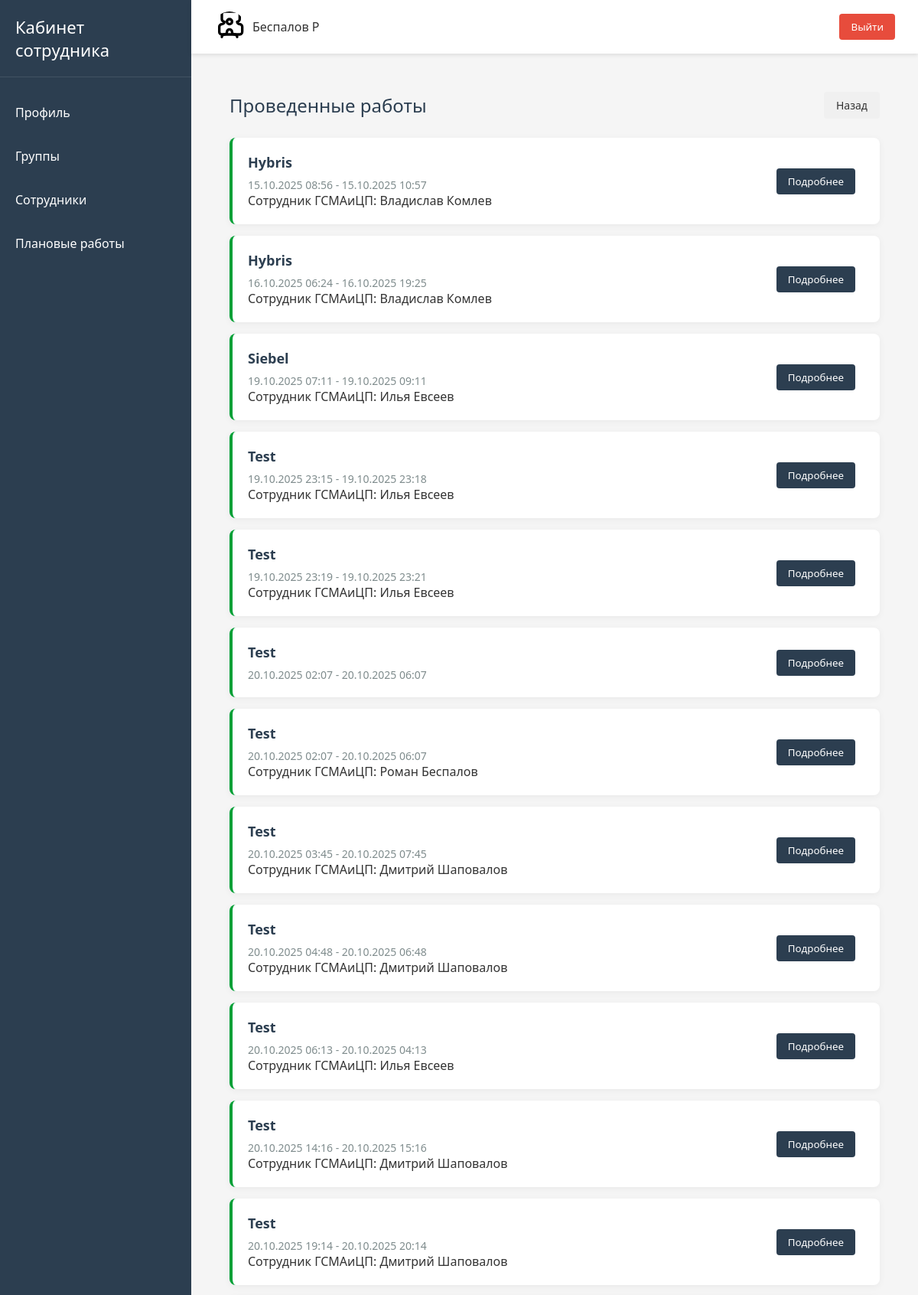
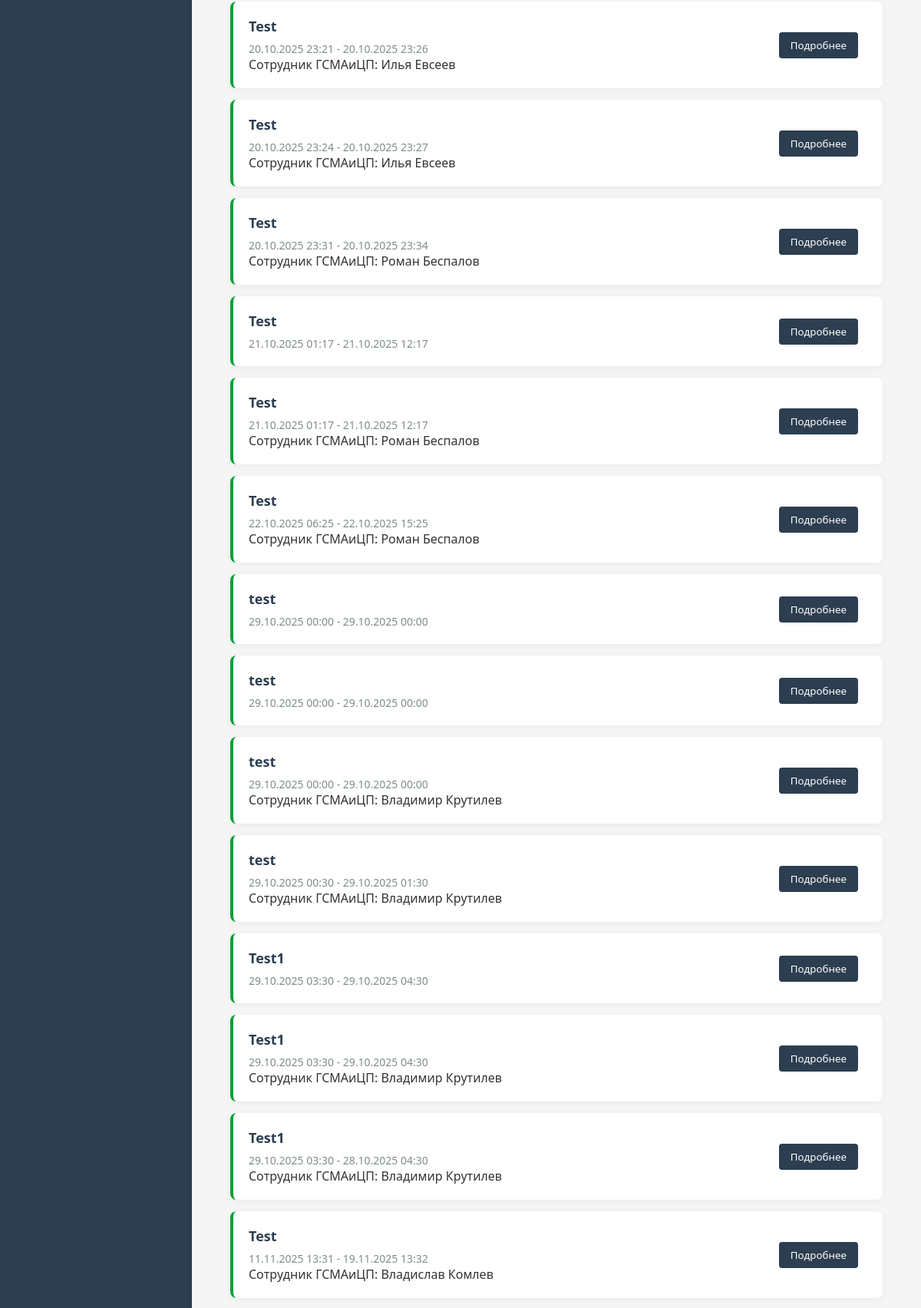
/downtime/history/ (signed in, upper part), run on the app's committed database (2 pictures, top to bottom).
### users/models.py (models this page shows, shortened)
class User(AbstractUser):
    email = models.EmailField("Email", unique=True)
    job_title = models.CharField("Должность", max_length=100)
    personnel_number = models.CharField(
        "Табельный номер",
        max_length=20,
        unique=True
    )
    group_job = models.ManyToManyField(
        "GroupJob",
        verbose_name="Группа сотрудника",
        related_name="users"
    )
    is_main = models.BooleanField("Босс этой качалки", default=False)
    USERNAME_FIELD = "username"
    REQUIRED_FIELDS = []
    objects = CustomUserManager()

### downtimes/models.py (models this page shows, shortened)
class Downtime(models.Model):
    service = models.CharField("Сервис", max_length=50)
    start_downtime = models.DateTimeField(
        "Дата и время начала работ",
        validators=(check_date,)
    )
    end_downtime = models.DateTimeField(
        "Дата и время окончания работ",
        validators=(check_date,)
    )
    gsma_employee = models.ForeignKey(
        User,
        on_delete=models.SET_NULL,
        null=True,
        related_name="downtimes",
        verbose_name="Сотрудник от ГСМАиЦП"
    )
    link_task = models.URLField("Ссылка на задачу", max_length=150)
    description = models.TextField("Описание")
    created_at = models.DateTimeField(
        "Дата создания записи",
        auto_now_add=True
    )
    class Meta:
        verbose_name = "Проведение работ на сервисе"
        verbose_name_plural = "Проведение работ на сервисе"
        ordering = ("start_downtime",)
        constraints = [
            models.UniqueConstraint(
                fields=[
                    "gsma_employee",
                    "service",
                    "start_downtime",
                    "end_downtime"
                ],
                name='unique_downtime'
            )
        ]

### downtimes/views.py (the view)
# urls.py: path("history/", views.history_downtimes, name="history_downtime")
@login_required
def history_downtimes(request):
    downtimes = Downtime.objects.filter(start_downtime__lt=timezone.now())
    context = {"downtimes": downtimes}
    return render(request, "downtime/history_downtime.html", context)

### templates/downtime/history_downtime.html (shortened to what this page needs)
{% extends "base.html" %}
{% load static %}
{% block content %}
<div class="downtimes-container">
    <div class="downtimes-header">
        <h1 class="downtimes-title">Проведенные работы</h1>
        <a href="{% url 'downtimes:downtime' %}" class="detail-btn back-btn">
            Назад
        </a>
    </div>
    <div class="downtimes-list">
        {% for downtime in downtimes %}
        <div class="downtime-history-card">
            <div class="downtime-info">
                <div class="downtime-service">
                    {{ downtime.service }}
                </div>
                <div class="downtime-period">
                    {{ downtime.start_downtime|date:"d.m.Y H:i" }} - {{ downtime.end_downtime|date:"d.m.Y H:i" }}
                </div>
                {% if downtime.gsma_employee %}
                <div class="downtime-employee">
                    Сотрудник ГСМАиЦП: {{ downtime.gsma_employee.get_full_name|default:downtime.gsma_employee.username }}
                </div>
                {% endif %}
            </div>
            <div class="downtime-status">
                <a href="{% url 'downtimes:downtime_detail' downtime.id %}?from_history=true">
                    <button class="profile-btn">Подробнее</button>
                </a>
            </div>
        </div>
        {% endfor %}
    </div>
</div>
{% endblock %}

### templates/header.html (shortened to what this page needs)
<header class="header">
    <div class="user-info">
        <img alt="User">
        <span>{{ user.last_name }} {{ user.first_name|slice:":1" }}</span>
    </div>
    <form action="{% url 'users:logout' %}" method="post" class="logout-form">
        <button class="logout-btn">Выйти</button>
    </form>
</header>

### static/css/main.css (style rules this page uses)
* { margin: 0; padding: 0; box-sizing: border-box; font-family: 'Segoe UI', Tahoma, Geneva, Verdana, sans-serif; }
body { display: flex; min-height: 100vh; background-color: #f5f5f5; color: #333; }

### static/css/header.css (style rules this page uses)
.header { background-color: white; padding: 15px 30px; display: flex; justify-content: space-between; align-items: center; box-shadow: 0 2px 5px rgba(0, 0, 0, 0.1); }
.user-info { display: flex; align-items: center; }
.user-info img { width: 40px; height: 40px; border-radius: 50%; margin-right: 10px; object-fit: cover; }
.logout-btn { background-color: #e74c3c; color: white; border: none; padding: 8px 15px; border-radius: 4px; cursor: pointer; transition: background-color 0.3s; }

### static/css/groups_detail.css (style rules this page uses)
.profile-btn { background-color: #2c3e50; color: white; border: none; padding: 8px 15px; border-radius: 4px; cursor: pointer; transition: background-color 0.3s; }

### static/css/downtime.css (style rules this page uses)
.downtimes-container { max-width: 1200px; margin: 0 auto; padding: 20px; }
.downtimes-header { display: flex; justify-content: space-between; align-items: center; margin-bottom: 25px; flex-wrap: wrap; gap: 15px; }
.downtimes-title { color: #2c3e50; font-weight: 500; margin: 0; }
.downtimes-list { display: flex; flex-direction: column; gap: 15px; }
.downtime-history-card { background-color: white; border-radius: 8px; padding: 20px; box-shadow: 0 2px 10px rgba(0, 0, 0, 0.05); display: flex; justify-content: space-between; align-items: center; transition: transform 0.2s, box-shadow 0.2s; border-left: 4px solid #01a036; }
.downtime-info { flex-grow: 1; }
.downtime-service { font-size: 18px; font-weight: 600; color: #2c3e50; margin-bottom: 8px; }
.downtime-period { color: #7f8c8d; font-size: 14px; }
.downtime-status { display: inline-block; padding: 4px 12px; border-radius: 12px; font-size: 12px; font-weight: 500; margin-left: 15px; }
.detail-btn { padding: 8px 16px; border-radius: 4px; text-decoration: none; font-size: 14px; transition: all 0.3s ease; border: none; cursor: pointer; }
.back-btn { background-color: #f0f0f0; color: #333; }

### data on the page
User: last_name "Беспалов", first_name "Р"
Downtime: service "Hybris", start_downtime "15.10.2025 08:56", end_downtime "15.10.2025 10:57", gsma_employee.get_full_name "Владислав Комлев"
Downtime: service "Hybris", start_downtime "16.10.2025 06:24", end_downtime "16.10.2025 19:25", gsma_employee.get_full_name "Владислав Комлев"
Downtime: service "Siebel", start_downtime "19.10.2025 07:11", end_downtime "19.10.2025 09:11", gsma_employee.get_full_name "Илья Евсеев"
Downtime: service "Test", start_downtime "19.10.2025 23:15", end_downtime "19.10.2025 23:18", gsma_employee.get_full_name "Илья Евсеев"
Downtime: service "Test", start_downtime "19.10.2025 23:19", end_downtime "19.10.2025 23:21", gsma_employee.get_full_name "Илья Евсеев"
Downtime: service "Test", start_downtime "20.10.2025 02:07", end_downtime "20.10.2025 06:07"
Downtime: service "Test", start_downtime "20.10.2025 02:07", end_downtime "20.10.2025 06:07", gsma_employee.get_full_name "Роман Беспалов"
Downtime: service "Test", start_downtime "20.10.2025 03:45", end_downtime "20.10.2025 07:45", gsma_employee.get_full_name "Дмитрий Шаповалов"
Downtime: service "Test", start_downtime "20.10.2025 04:48", end_downtime "20.10.2025 06:48", gsma_employee.get_full_name "Дмитрий Шаповалов"
Downtime: service "Test", start_downtime "20.10.2025 06:13", end_downtime "20.10.2025 04:13", gsma_employee.get_full_name "Илья Евсеев"
Downtime: service "Test", start_downtime "20.10.2025 14:16", end_downtime "20.10.2025 15:16", gsma_employee.get_full_name "Дмитрий Шаповалов"
Downtime: service "Test", start_downtime "20.10.2025 19:14", end_downtime "20.10.2025 20:14", gsma_employee.get_full_name "Дмитрий Шаповалов"
Downtime: service "Test", start_downtime "20.10.2025 23:21", end_downtime "20.10.2025 23:26", gsma_employee.get_full_name "Илья Евсеев"
Downtime: service "Test", start_downtime "20.10.2025 23:24", end_downtime "20.10.2025 23:27", gsma_employee.get_full_name "Илья Евсеев"
Downtime: service "Test", start_downtime "20.10.2025 23:31", end_downtime "20.10.2025 23:34", gsma_employee.get_full_name "Роман Беспалов"
Downtime: service "Test", start_downtime "21.10.2025 01:17", end_downtime "21.10.2025 12:17"
Downtime: service "Test", start_downtime "21.10.2025 01:17", end_downtime "21.10.2025 12:17", gsma_employee.get_full_name "Роман Беспалов"
Downtime: service "Test", start_downtime "22.10.2025 06:25", end_downtime "22.10.2025 15:25", gsma_employee.get_full_name "Роман Беспалов"
Downtime: service "test", start_downtime "29.10.2025 00:00", end_downtime "29.10.2025 00:00"
Downtime: service "test", start_downtime "29.10.2025 00:00", end_downtime "29.10.2025 00:00"
Downtime: service "test", start_downtime "29.10.2025 00:00", end_downtime "29.10.2025 00:00", gsma_employee.get_full_name "Владимир Крутилев"
Downtime: service "test", start_downtime "29.10.2025 00:30", end_downtime "29.10.2025 01:30", gsma_employee.get_full_name "Владимир Крутилев"
Downtime: service "Test1", start_downtime "29.10.2025 03:30", end_downtime "29.10.2025 04:30"
Downtime: service "Test1", start_downtime "29.10.2025 03:30", end_downtime "29.10.2025 04:30", gsma_employee.get_full_name "Владимир Крутилев"
Downtime: service "Test1", start_downtime "29.10.2025 03:30", end_downtime "28.10.2025 04:30", gsma_employee.get_full_name "Владимир Крутилев"
Downtime: service "Test", start_downtime "11.11.2025 13:31", end_downtime "19.11.2025 13:32", gsma_employee.get_full_name "Владислав Комлев"
